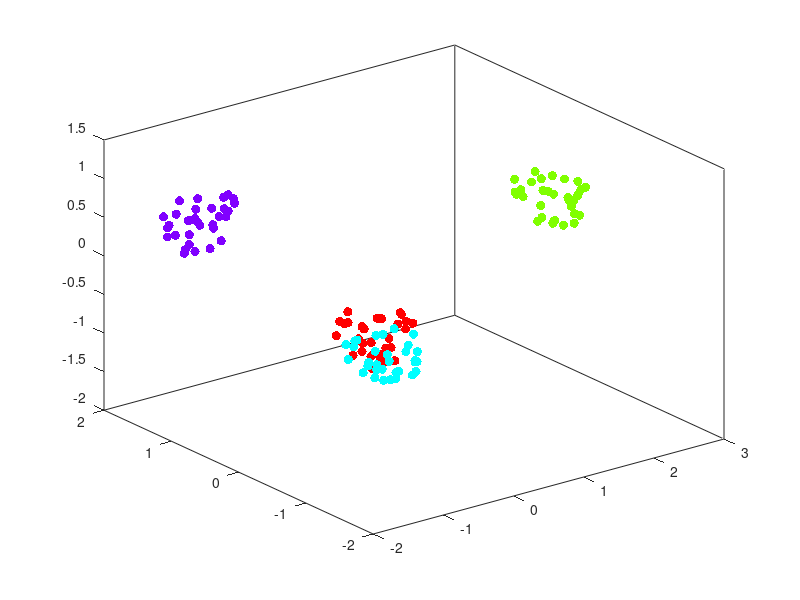

MATLAB code for this plot:
clear all;


    a = load('./position0.txt');
    [N C] = size(a);

    cores = hsv(max(a(:,4)));
    
    for j=1:N
        p = plot3(a(j,1),a(j,2),a(j,3),'.');
        hold on;
        set(p,'Color',cores(a(j,4),:), 'MarkerSize',20);

    end;
    box on;
    hold off;



